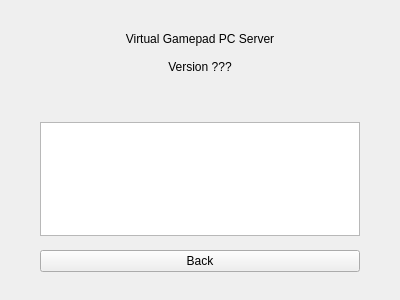
<?xml version="1.0" encoding="UTF-8"?>
<ui version="4.0">
 <class>About</class>
 <widget class="QWidget" name="About">
  <property name="geometry">
   <rect>
    <x>0</x>
    <y>0</y>
    <width>400</width>
    <height>300</height>
   </rect>
  </property>
  <property name="windowTitle">
   <string>Form</string>
  </property>
  <layout class="QVBoxLayout" name="verticalLayout">
   <property name="leftMargin"><number>40</number></property>
   <property name="topMargin"><number>32</number></property>
   <property name="rightMargin"><number>40</number></property>
   <property name="bottomMargin"><number>28</number></property>
   <property name="spacing"><number>14</number></property>
   <item>
    <widget class="QLabel" name="titleLabel">
     <property name="role" stdset="0"><string>heading</string></property>
     <property name="text">
      <string>Virtual Gamepad PC Server</string>
     </property>
     <property name="alignment">
      <set>Qt::AlignmentFlag::AlignCenter</set>
     </property>
    </widget>
   </item>
   <item>
    <widget class="QLabel" name="versionLabel">
     <property name="role" stdset="0"><string>caption</string></property>
     <property name="text">
      <string>Version ???</string>
     </property>
     <property name="alignment">
      <set>Qt::AlignmentFlag::AlignCenter</set>
     </property>
    </widget>
   </item>
   <item>
    <layout class="QHBoxLayout" name="shieldLayout">
     <item>
      <widget class="Badge" name="licenseBadge">
       <property name="cursor">
        <cursorShape>PointingHandCursor</cursorShape>
       </property>
      </widget>
     </item>
     <item>
      <widget class="Badge" name="starsBadge">
       <property name="cursor">
        <cursorShape>PointingHandCursor</cursorShape>
       </property>
      </widget>
     </item>
     <item>
      <widget class="Badge" name="downloadsBadge">
       <property name="cursor">
        <cursorShape>PointingHandCursor</cursorShape>
       </property>
      </widget>
     </item>
     <item>
      <widget class="Badge" name="releaseBadge">
       <property name="cursor">
        <cursorShape>PointingHandCursor</cursorShape>
       </property>
      </widget>
     </item>
     <item>
      <spacer name="horizontalSpacer">
       <property name="orientation">
        <enum>Qt::Orientation::Horizontal</enum>
       </property>
       <property name="sizeHint" stdset="0">
        <size>
         <width>40</width>
         <height>20</height>
        </size>
       </property>
      </spacer>
     </item>
    </layout>
   </item>
   <item>
    <widget class="QTextBrowser" name="descriptionBox">
     <property name="openExternalLinks">
      <bool>true</bool>
     </property>
    </widget>
   </item>
   <item>
    <spacer name="verticalSpacer">
     <property name="orientation">
      <enum>Qt::Orientation::Vertical</enum>
     </property>
     <property name="sizeHint" stdset="0">
      <size>
       <width>20</width>
       <height>40</height>
      </size>
     </property>
    </spacer>
   </item>
   <item>
    <widget class="QPushButton" name="backButton">
     <property name="cursor"><cursorShape>PointingHandCursor</cursorShape></property>
     <property name="text">
      <string>Back</string>
     </property>
    </widget>
   </item>
  </layout>
 </widget>
 <customwidgets>
  <customwidget>
   <class>Badge</class>
   <extends>QLabel</extends>
   <header>../../../src/ui/badge.hpp</header>
  </customwidget>
 </customwidgets>
 <resources/>
 <connections/>
</ui>
